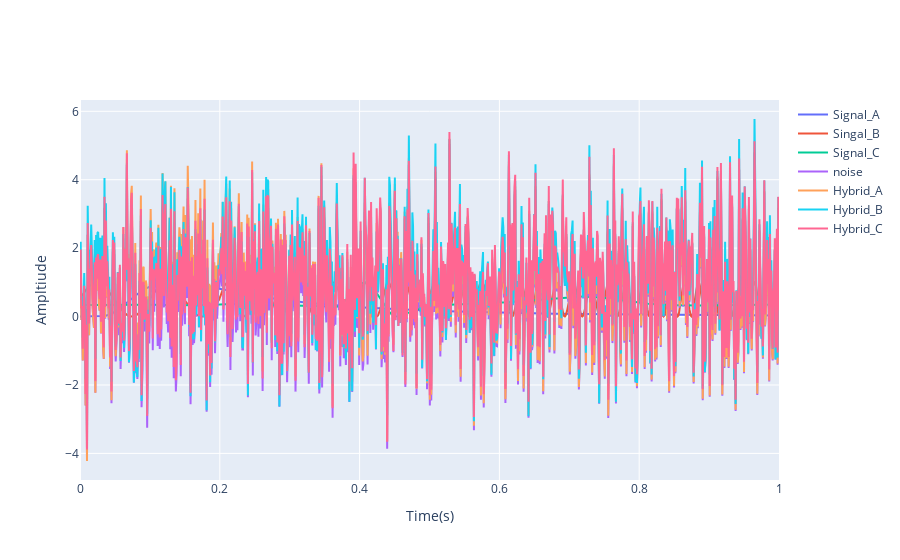

Source (notebook cell):
### Markdown cell above
### Display Original Signal

### Code cell
fig = go.Figure()
N = 1000

# len, mu, sig
noise_1 = random_generator(N, 0.5,1.5)
noise_2 = random_generator(N, 3,1)

x_axis = np.linspace(0 , 1, N)

fig.add_traces(go.Scatter( 
                        x = x_axis, y = signal_A, mode='lines', name= 'Signal_A'))
fig.add_traces(go.Scatter(
                        x = x_axis, y = signal_B, mode='lines', name= 'Singal_B'))
fig.add_traces(go.Scatter( 
                        x = x_axis, y = signal_C, mode='lines', name= 'Signal_C'))
fig.add_traces(go.Scatter(
                        x = x_axis, y = noise_1, mode='lines', name = 'noise'))
fig.add_traces(go.Scatter(
                        x = x_axis, y = signal_A + noise_1, mode='lines', name = 'Hybrid_A'))
fig.add_traces(go.Scatter(
                        x = x_axis, y = signal_B + noise_1, mode='lines', name = 'Hybrid_B'))
fig.add_traces(go.Scatter(
                        x = x_axis, y = signal_C + noise_1, mode='lines', name = 'Hybrid_C'))
fig.update_layout(
    xaxis_title = 'Time(s)',
    yaxis_title = 'Ampltiude',
)

### Figure 1 — Plotly figure (JSON) as saved in the notebook; plotly's stock layout.template omitted (floating-point values rounded to 4 significant figures; data arrays with more than 128 entries replaced by an {"elided": "..."} marker saying what was removed)
{"data": [{"mode": "lines", "name": "Signal_A", "type": "scatter", "x": {"elided": "1000 float values"}, "y": {"elided": "1000 float values"}}, {"mode": "lines", "name": "Singal_B", "type": "scatter", "x": {"elided": "1000 float values"}, "y": {"elided": "1000 float values"}}, {"mode": "lines", "name": "Signal_C", "type": "scatter", "x": {"elided": "1000 float values"}, "y": {"elided": "1000 float values"}}, {"mode": "lines", "name": "noise", "type": "scatter", "x": {"elided": "1000 float values"}, "y": {"elided": "1000 float values"}}, {"mode": "lines", "name": "Hybrid_A", "type": "scatter", "x": {"elided": "1000 float values"}, "y": {"elided": "1000 float values"}}, {"mode": "lines", "name": "Hybrid_B", "type": "scatter", "x": {"elided": "1000 float values"}, "y": {"elided": "1000 float values"}}, {"mode": "lines", "name": "Hybrid_C", "type": "scatter", "x": {"elided": "1000 float values"}, "y": {"elided": "1000 float values"}}], "layout": {"xaxis": {"title": {"text": "Time(s)"}}, "yaxis": {"title": {"text": "Ampltiude"}}}}
